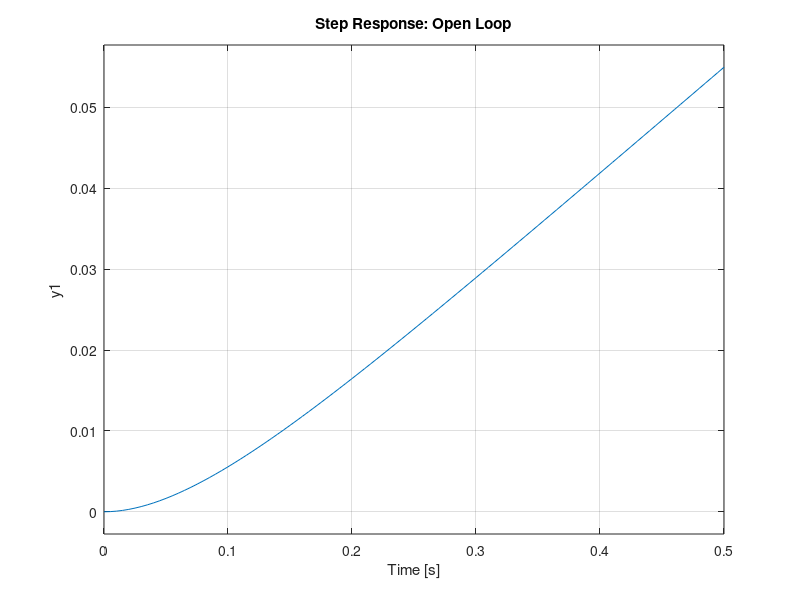
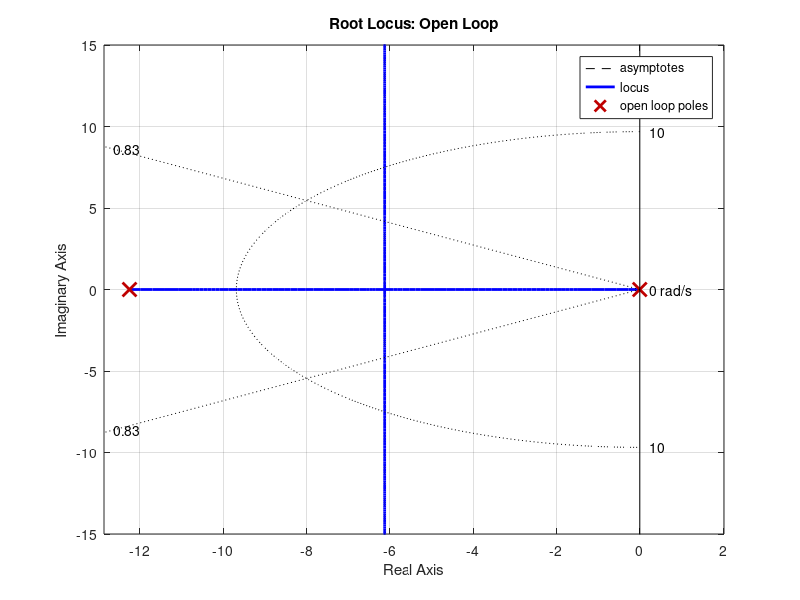
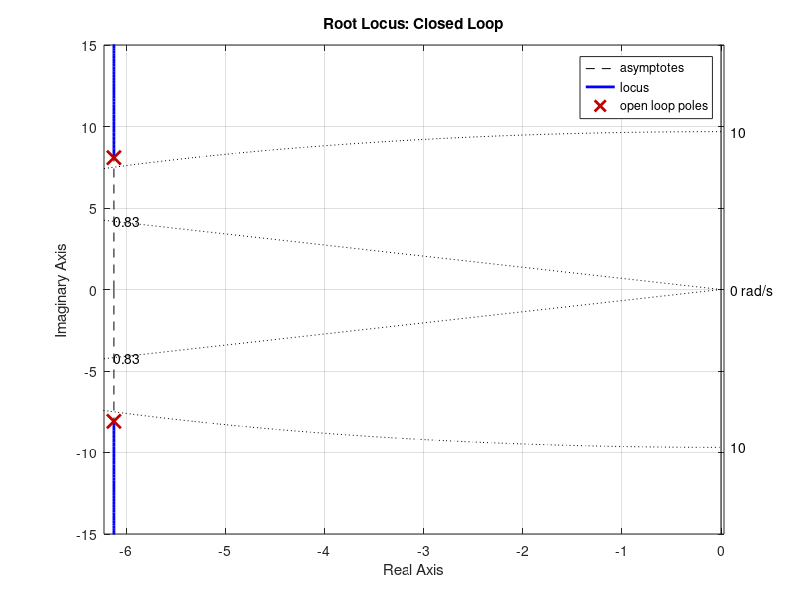
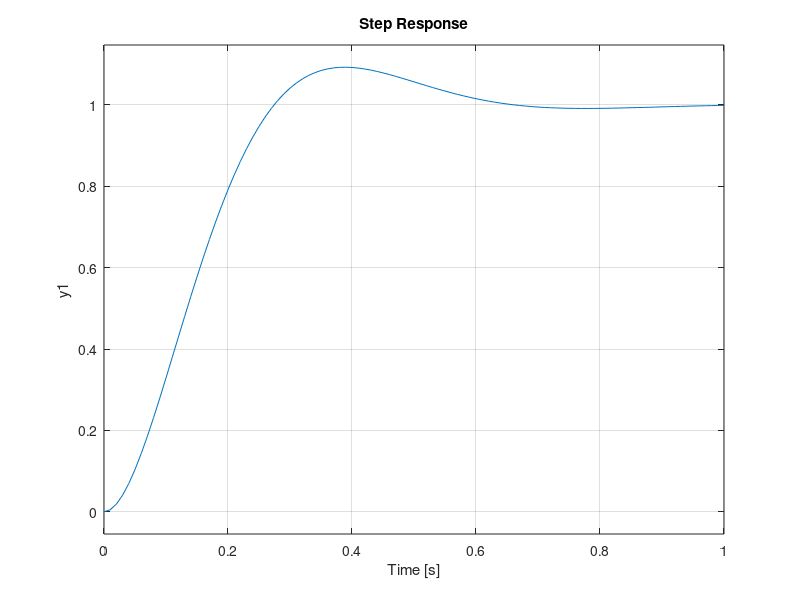

MATLAB code to generate these figures, in order: (Note: this script raises an error after producing the figures.)
clc; clear; close all;
% Thomas Lønne Stiansen - FHV Winter Semester 2025

% Constants
markSize = 10;
sign = -1; % for negative feedback
ylims = 15;

%% Root Locus

% Loaded from cart_Model.m
    % With Weight
        K = 0.131346246942449;
        tau = 0.081642070282424;
    % Without Weight
        % K = 0.143342010172210;
        % tau = 0.058378523227571;
s = tf('s');
G_cartVel = K / (tau*s + 1);   % G  =  V_c(s) / V_m(s)  =  [m/s] / [V]
    % Integrate to get position control
G_cartPos = G_cartVel * (1/s); % G  =  X_c(s) / V_m(s)  =  [m]   / [V]

G_OL = G_cartPos;

% IT_1 Block
figure
step(G_OL)
title('Step Response: Open Loop')

% Root Locus: only 1 pole, thus goes off to -∞
figure
rlocus(G_OL)
title('Root Locus: Open Loop')
ylim([-ylims ylims])

%% Requirements

% Requirements
OS_percent = 1; % [percent]
ts = 0.5; % [sec]

% Mp = OS   ,   D = zeta    ,   wn = omega_n
OS = OS_percent / 100;
    % Damping Ratio
zeta = -log(OS) / sqrt( pi^2 + log(OS)^2 ); % MATLAB: log = ln
    % Natural Frequency
omega_n = 4/(ts*zeta);

% Instead of sgrid
sgrid(zeta,omega_n);

%% Controller

% Proportional
% sysP = 5; % cartVel
% sysP = 40; % cartPos - no weight
sysP = 64; % cartPos - with weight
G_CL = feedback( sysP*G_OL , 1, sign);

figure
rlocus(G_CL)
title('Root Locus: Closed Loop')
ylim([-ylims ylims])
    % pzmap(G_CL)
    % title('Pole-Zero Map: Closed Loop')
sgrid(zeta, omega_n)

% Plot time response
figure
step(G_CL)
stepinfo(G_CL)
title('Step Response: Closed Loop')
